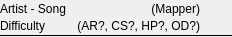
<?xml version="1.0" encoding="UTF-8"?>
<ui version="4.0">
 <class>BeatmapItem</class>
 <widget class="QWidget" name="BeatmapItem">
  <property name="geometry">
   <rect>
    <x>0</x>
    <y>0</y>
    <width>232</width>
    <height>37</height>
   </rect>
  </property>
  <property name="windowTitle">
   <string>BeatmapItem</string>
  </property>
  <property name="windowIcon">
   <iconset>
    <normaloff>icons/oce.png</normaloff>icons/oce.png</iconset>
  </property>
  <layout class="QGridLayout" name="gridLayout">
   <property name="leftMargin">
    <number>0</number>
   </property>
   <property name="topMargin">
    <number>0</number>
   </property>
   <property name="rightMargin">
    <number>0</number>
   </property>
   <property name="bottomMargin">
    <number>0</number>
   </property>
   <property name="spacing">
    <number>0</number>
   </property>
   <item row="2" column="0">
    <layout class="QHBoxLayout" name="horizontalLayout_2">
     <item>
      <widget class="QLabel" name="difficulty_label">
       <property name="text">
        <string>Difficulty</string>
       </property>
      </widget>
     </item>
     <item>
      <widget class="QLabel" name="star_label">
       <property name="text">
        <string>(AR?, CS?, HP?, OD?)</string>
       </property>
       <property name="alignment">
        <set>Qt::AlignRight|Qt::AlignTrailing|Qt::AlignVCenter</set>
       </property>
      </widget>
     </item>
    </layout>
   </item>
   <item row="1" column="0">
    <layout class="QHBoxLayout" name="horizontalLayout">
     <item>
      <widget class="QLabel" name="name_label">
       <property name="text">
        <string>Artist - Song</string>
       </property>
      </widget>
     </item>
     <item>
      <widget class="QLabel" name="mapper_label">
       <property name="text">
        <string>(Mapper)</string>
       </property>
       <property name="alignment">
        <set>Qt::AlignRight|Qt::AlignTrailing|Qt::AlignVCenter</set>
       </property>
      </widget>
     </item>
    </layout>
   </item>
   <item row="3" column="0" colspan="2">
    <widget class="Line" name="line">
     <property name="palette">
      <palette>
       <active>
        <colorrole role="Light">
         <brush brushstyle="SolidPattern">
          <color alpha="255">
           <red>0</red>
           <green>0</green>
           <blue>0</blue>
          </color>
         </brush>
        </colorrole>
       </active>
       <inactive>
        <colorrole role="Light">
         <brush brushstyle="SolidPattern">
          <color alpha="255">
           <red>0</red>
           <green>0</green>
           <blue>0</blue>
          </color>
         </brush>
        </colorrole>
       </inactive>
       <disabled>
        <colorrole role="Light">
         <brush brushstyle="SolidPattern">
          <color alpha="255">
           <red>0</red>
           <green>0</green>
           <blue>0</blue>
          </color>
         </brush>
        </colorrole>
       </disabled>
      </palette>
     </property>
     <property name="autoFillBackground">
      <bool>false</bool>
     </property>
     <property name="frameShadow">
      <enum>QFrame::Plain</enum>
     </property>
     <property name="orientation">
      <enum>Qt::Horizontal</enum>
     </property>
    </widget>
   </item>
   <item row="1" column="1" rowspan="2">
    <layout class="QHBoxLayout" name="horizontalLayout_3">
     <property name="spacing">
      <number>0</number>
     </property>
     <item>
      <widget class="QLabel" name="warning_label">
       <property name="sizePolicy">
        <sizepolicy hsizetype="Minimum" vsizetype="Minimum">
         <horstretch>0</horstretch>
         <verstretch>0</verstretch>
        </sizepolicy>
       </property>
       <property name="minimumSize">
        <size>
         <width>32</width>
         <height>32</height>
        </size>
       </property>
       <property name="maximumSize">
        <size>
         <width>32</width>
         <height>32</height>
        </size>
       </property>
       <property name="statusTip">
        <string>This song's details were loaded from the internet.</string>
       </property>
       <property name="text">
        <string/>
       </property>
       <property name="pixmap">
        <pixmap>icons/internet.png</pixmap>
       </property>
       <property name="alignment">
        <set>Qt::AlignCenter</set>
       </property>
      </widget>
     </item>
    </layout>
   </item>
  </layout>
 </widget>
 <resources/>
 <connections/>
</ui>
